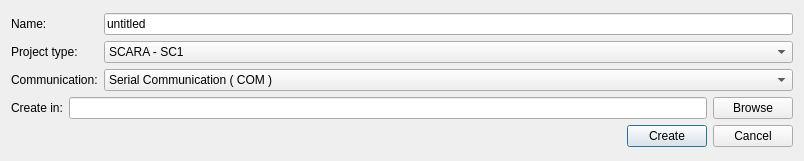
<?xml version="1.0" encoding="UTF-8"?>
<ui version="4.0">
 <class>NewProjectDialog</class>
 <widget class="QDialog" name="NewProjectDialog">
  <property name="geometry">
   <rect>
    <x>0</x>
    <y>0</y>
    <width>804</width>
    <height>161</height>
   </rect>
  </property>
  <property name="sizePolicy">
   <sizepolicy hsizetype="Fixed" vsizetype="Fixed">
    <horstretch>0</horstretch>
    <verstretch>0</verstretch>
   </sizepolicy>
  </property>
  <property name="windowTitle">
   <string>New Project</string>
  </property>
  <property name="styleSheet">
   <string notr="true"/>
  </property>
  <layout class="QGridLayout" name="gridLayout_2">
   <item row="0" column="0">
    <layout class="QGridLayout" name="gridLayout">
     <item row="0" column="0">
      <layout class="QVBoxLayout" name="verticalLayout_3">
       <item>
        <layout class="QHBoxLayout" name="horizontalLayout_2">
         <item>
          <layout class="QVBoxLayout" name="verticalLayout">
           <item>
            <widget class="QLabel" name="label">
             <property name="text">
              <string>Name:</string>
             </property>
            </widget>
           </item>
           <item>
            <widget class="QLabel" name="label_4">
             <property name="text">
              <string>Project type:</string>
             </property>
            </widget>
           </item>
           <item>
            <widget class="QLabel" name="label_3">
             <property name="text">
              <string>Communication:</string>
             </property>
            </widget>
           </item>
          </layout>
         </item>
         <item>
          <layout class="QVBoxLayout" name="verticalLayout_2">
           <item>
            <widget class="QLineEdit" name="projectNameLineEdit">
             <property name="contextMenuPolicy">
              <enum>Qt::NoContextMenu</enum>
             </property>
             <property name="text">
              <string>untitled</string>
             </property>
            </widget>
           </item>
           <item>
            <widget class="QComboBox" name="projectTypeComboBox">
             <property name="contextMenuPolicy">
              <enum>Qt::NoContextMenu</enum>
             </property>
             <item>
              <property name="text">
               <string>SCARA - SC1</string>
              </property>
             </item>
             <item>
              <property name="text">
               <string>Delta - D1</string>
              </property>
             </item>
             <item>
              <property name="text">
               <string>Parallel SCARA</string>
              </property>
             </item>
            </widget>
           </item>
           <item>
            <widget class="QComboBox" name="communicationTypeComboBox">
             <property name="contextMenuPolicy">
              <enum>Qt::NoContextMenu</enum>
             </property>
             <item>
              <property name="text">
               <string>Serial Communication ( COM )</string>
              </property>
             </item>
             <item>
              <property name="text">
               <string>Bluetooth Comunication</string>
              </property>
             </item>
             <item>
              <property name="text">
               <string>Ethernet Communication (TCP/IP)</string>
              </property>
             </item>
            </widget>
           </item>
          </layout>
         </item>
        </layout>
       </item>
       <item>
        <layout class="QHBoxLayout" name="horizontalLayout">
         <item>
          <widget class="QLabel" name="label_2">
           <property name="text">
            <string>Create in:</string>
           </property>
          </widget>
         </item>
         <item>
          <widget class="QLineEdit" name="projectPathLineEdit">
           <property name="contextMenuPolicy">
            <enum>Qt::NoContextMenu</enum>
           </property>
          </widget>
         </item>
         <item>
          <widget class="QPushButton" name="browseButton">
           <property name="enabled">
            <bool>true</bool>
           </property>
           <property name="text">
            <string>Browse</string>
           </property>
          </widget>
         </item>
        </layout>
       </item>
      </layout>
     </item>
     <item row="1" column="0">
      <layout class="QHBoxLayout" name="horizontalLayout_3">
       <item>
        <spacer name="horizontalSpacer">
         <property name="orientation">
          <enum>Qt::Horizontal</enum>
         </property>
         <property name="sizeHint" stdset="0">
          <size>
           <width>40</width>
           <height>20</height>
          </size>
         </property>
        </spacer>
       </item>
       <item>
        <widget class="QPushButton" name="createButton">
         <property name="text">
          <string>Create</string>
         </property>
         <property name="default">
          <bool>true</bool>
         </property>
        </widget>
       </item>
       <item>
        <widget class="QPushButton" name="cancelButton">
         <property name="text">
          <string>Cancel</string>
         </property>
        </widget>
       </item>
      </layout>
     </item>
    </layout>
   </item>
  </layout>
 </widget>
 <tabstops>
  <tabstop>createButton</tabstop>
  <tabstop>projectTypeComboBox</tabstop>
  <tabstop>communicationTypeComboBox</tabstop>
  <tabstop>projectPathLineEdit</tabstop>
  <tabstop>browseButton</tabstop>
  <tabstop>projectNameLineEdit</tabstop>
  <tabstop>cancelButton</tabstop>
 </tabstops>
 <resources/>
 <connections>
  <connection>
   <sender>cancelButton</sender>
   <signal>clicked()</signal>
   <receiver>NewProjectDialog</receiver>
   <slot>close()</slot>
   <hints>
    <hint type="sourcelabel">
     <x>644</x>
     <y>99</y>
    </hint>
    <hint type="destinationlabel">
     <x>343</x>
     <y>63</y>
    </hint>
   </hints>
  </connection>
 </connections>
</ui>
